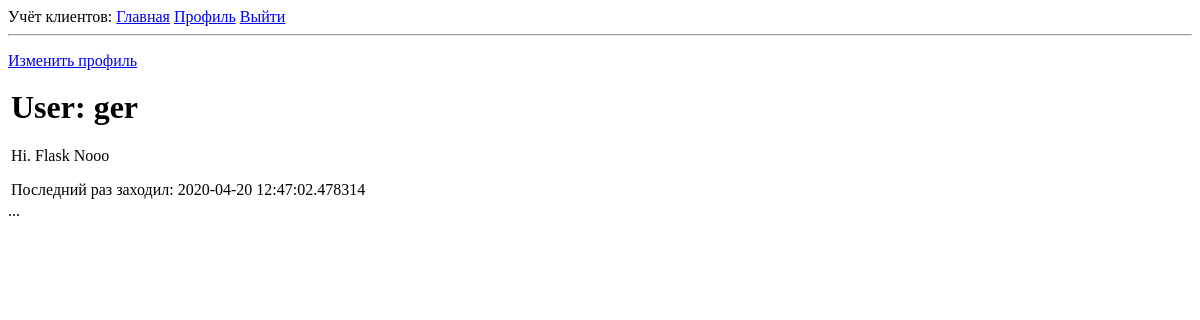
/user/ger (signed in), run on an earlier commit of the app's database.
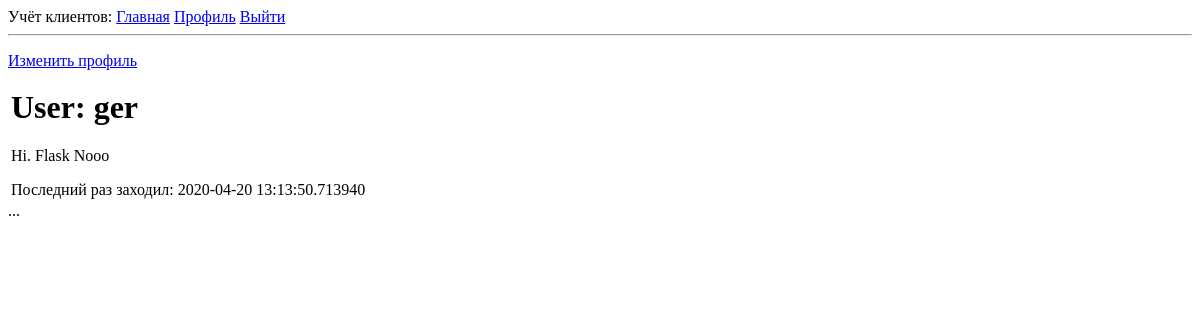
And on a later commit of the database.
### app/models.py (models this page shows, shortened)
class User(UserMixin, db.Model):
    id = db.Column(db.Integer, primary_key=True)
    username = db.Column(db.String(64), index=True, unique=True)
    email = db.Column(db.String(120), index=True, unique=True)
    password_hash = db.Column(db.String(128))
    about_me = db.Column(db.String(140))
    last_seen = db.Column(db.DateTime, default=datetime.utcnow)
    posts = db.relationship('Post', backref='author', lazy='dynamic')
    clients = db.relationship('Client', backref='author', lazy='dynamic')

### app/routes.py (the view)
@app.route('/user/<username>')
@login_required
def user(username):
    user = User.query.filter_by(username=username).first_or_404()
    posts = [
        {'author': user, 'body': 'Test post #1'},
        {'author': user, 'body': 'Test post #2'}
    ]
    return render_template('user.html', user=user, posts=posts)

### app/models.py (called while the page is built)
@login.user_loader
def load_user(id):
    return User.query.get(int(id))

### app/routes.py (called while the page is built)
@app.before_request
def before_request():
    if current_user.is_authenticated:
        current_user.last_seen = datetime.utcnow()
        db.session.commit()

### app/templates/user.html
{% extends "base.html" %}
{% block content %}
    <table>
        <tr valign="top">
            <td>
                <h1>User: {{ user.username }}</h1>
                {% if user.about_me %}<p>{{ user.about_me }}</p>{% endif %}
                {% if user.last_seen %}<p>Последний раз заходил: {{ user.last_seen }}</p>{% endif %}
            </td>
            {% if user == current_user %}
            <p><a href="{{ url_for('edit_profile') }}">Изменить профиль</a></p>
            {% endif %}
        </tr>
    </table>
    ...
{% endblock %}

### app/templates/base.html (shortened to what this page needs)
<html>
    <head>
    </head>
    <body>
        <div>
          Учёт клиентов:
          <a href="{{ url_for('index') }}">Главная</a>
          {% if current_user.is_anonymous %}
          <a href="{{ url_for('login') }}">Войти</a>
          {% else %}
          <a href="{{ url_for('user', username=current_user.username) }}">Профиль</a>
          <a href="{{ url_for('logout') }}">Выйти</a>
          {% endif %}
        </div>
        <hr>
        {% block content %}{% endblock %}
    </body>
</html>

What changed in the data, as far as the page shows it:
changed User "ger": last_seen "2020-04-20 12:47:02.478314" → "2020-04-20 13:13:50.713940"
